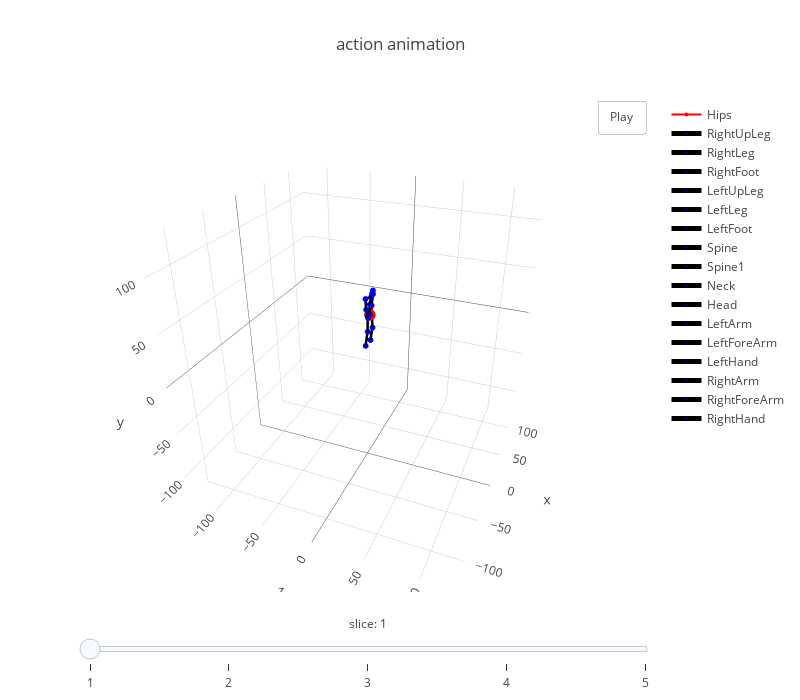

Write notebook code for a chart like this one.
### Code cell
reader = DataReader(output_json_path)
reader.load_data()
print(reader.frames_num)
print(reader.joints_num)
reader.show_data(5)

### Figure 1 — Plotly figure (JSON) as saved in the notebook; plotly's stock layout.template omitted (floating-point values rounded to 4 significant figures)
{"data": [{"marker": {"color": "red", "size": 4}, "name": "Hips", "type": "scatter3d", "uid": "eb241c21-e9a7-46fa-aac1-b90239c97b87", "x": [1.147], "y": [32.8], "z": [1.716]}, {"line": {"color": "black", "width": 5}, "marker": {"color": "blue", "size": 2}, "name": "RightUpLeg", "type": "scatter3d", "uid": "80065726-de00-4ee5-a16d-69f6d10126a4", "x": [-2.455, 1.147], "y": [32.96, 32.8], "z": [1.154, 1.716]}, {"line": {"color": "black", "width": 5}, "marker": {"color": "blue", "size": 2}, "name": "RightLeg", "type": "scatter3d", "uid": "4022046e-9b41-473f-a134-fab105b00b53", "x": [-3.317, -2.455], "y": [17.28, 32.96], "z": [1.422, 1.154]}, {"line": {"color": "black", "width": 5}, "marker": {"color": "blue", "size": 2}, "name": "RightFoot", "type": "scatter3d", "uid": "5a7590d3-7876-4a59-abc6-b68894589226", "x": [-3.602, -3.317], "y": [1.981, 17.28], "z": [-0.462, 1.422]}, {"line": {"color": "black", "width": 5}, "marker": {"color": "blue", "size": 2}, "name": "LeftUpLeg", "type": "scatter3d", "uid": "40b5cd95-f55a-4709-8ae6-20354862b8aa", "x": [4.75, 1.147], "y": [32.64, 32.8], "z": [2.277, 1.716]}, {"line": {"color": "black", "width": 5}, "marker": {"color": "blue", "size": 2}, "name": "LeftLeg", "type": "scatter3d", "uid": "0ea8ee94-6e8a-4135-a9b7-b81d615331b3", "x": [6.607, 4.75], "y": [17.05, 32.64], "z": [2.353, 2.277]}, {"line": {"color": "black", "width": 5}, "marker": {"color": "blue", "size": 2}, "name": "LeftFoot", "type": "scatter3d", "uid": "191a6e1d-66ab-4c6d-bda8-7adf49786c94", "x": [8.619, 6.607], "y": [2.017, 17.05], "z": [-0.4261, 2.353]}, {"line": {"color": "black", "width": 5}, "marker": {"color": "blue", "size": 2}, "name": "Spine", "type": "scatter3d", "uid": "996a0fd9-d357-44f4-8cf3-c97974d06473", "x": [1.782, 1.147], "y": [43.07, 32.8], "z": [1.431, 1.716]}, {"line": {"color": "black", "width": 5}, "marker": {"color": "blue", "size": 2}, "name": "Spine1", "type": "scatter3d", "uid": "e85cc4b0-15e7-4acc-bf9e-e19b41850786", "x": [1.901, 1.782], "y": [50.79, 43.07], "z": [2.716, 1.431]}, {"line": {"color": "black", "width": 5}, "marker": {"color": "blue", "size": 2}, "name": "Neck", "type": "scatter3d", "uid": "56902a53-02be-435b-b1c8-7fba03bad9fd", "x": [1.987, 1.901], "y": [54.14, 50.79], "z": [3.536, 2.716]}, {"line": {"color": "black", "width": 5}, "marker": {"color": "blue", "size": 2}, "name": "Head", "type": "scatter3d", "uid": "2ce55889-6a2d-4933-bda5-aad005af78e6", "x": [2.073, 1.987], "y": [57.49, 54.14], "z": [4.356, 3.536]}, {"line": {"color": "black", "width": 5}, "marker": {"color": "blue", "size": 2}, "name": "LeftArm", "type": "scatter3d", "uid": "d52ddc4c-a4df-4807-8754-809a5f0a6d64", "x": [8.565, 1.901], "y": [50.75, 50.79], "z": [1.925, 2.716]}, {"line": {"color": "black", "width": 5}, "marker": {"color": "blue", "size": 2}, "name": "LeftForeArm", "type": "scatter3d", "uid": "4eaa910d-1903-4185-aed4-bdc736530364", "x": [6.452, 8.565], "y": [40.02, 50.75], "z": [1.441, 1.925]}, {"line": {"color": "black", "width": 5}, "marker": {"color": "blue", "size": 2}, "name": "LeftHand", "type": "scatter3d", "uid": "ab606054-a1d3-451a-8a4f-4aa64c7690ce", "x": [4.382, 6.452], "y": [31.82, 40.02], "z": [2.49, 1.441]}, {"line": {"color": "black", "width": 5}, "marker": {"color": "blue", "size": 2}, "name": "RightArm", "type": "scatter3d", "uid": "ec386a3b-05cf-4abf-96bb-1da0d7da2014", "x": [-4.047, 1.901], "y": [50.8, 50.79], "z": [-0.3889, 2.716]}, {"line": {"color": "black", "width": 5}, "marker": {"color": "blue", "size": 2}, "name": "RightForeArm", "type": "scatter3d", "uid": "3bcc8a12-0917-4225-9e56-e42780aaa151", "x": [-3.435, -4.047], "y": [39.88, 50.8], "z": [-0.02944, -0.3889]}, {"line": {"color": "black", "width": 5}, "marker": {"color": "blue", "size": 2}, "name": "RightHand", "type": "scatter3d", "uid": "d5137329-dcae-4441-ab41-12eb13c0e697", "x": [-3.079, -3.435], "y": [31.55, 39.88], "z": [1.717, -0.02944]}], "layout": {"autosize": false, "height": 700, "scene": {"aspectratio": {"x": 1, "y": 1, "z": 1}, "camera": {"eye": {"x": -1.743, "y": 1.071, "z": 0.71}, "up": {"x": 0, "y": 1, "z": 0}}, "xaxis": {"range": [-130, 130]}, "yaxis": {"range": [-130, 130]}, "zaxis": {"range": [-130, 130]}}, "sliders": [{"currentvalue": {"font": {"size": 12}, "prefix": "slice: ", "visible": true, "xanchor": "center"}, "len": 1, "steps": [{"args": [["frame1"], {"frame": {"duration": 10, "redraw": true}, "mode": "immediate", "transition": {"duration": 0}}], "label": "1", "method": "animate"}, {"args": [["frame2"], {"frame": {"duration": 10, "redraw": true}, "mode": "immediate", "transition": {"duration": 0}}], "label": "2", "method": "animate"}, {"args": [["frame3"], {"frame": {"duration": 10, "redraw": true}, "mode": "immediate", "transition": {"duration": 0}}], "label": "3", "method": "animate"}, {"args": [["frame4"], {"frame": {"duration": 10, "redraw": true}, "mode": "immediate", "transition": {"duration": 0}}], "label": "4", "method": "animate"}, {"args": [["frame5"], {"frame": {"duration": 10, "redraw": true}, "mode": "immediate", "transition": {"duration": 0}}], "label": "5", "method": "animate"}], "transition": {"duration": 0}, "x": 0, "y": 0}], "title": {"text": "action animation"}, "updatemenus": [{"buttons": [{"args": [null], "label": "Play", "method": "animate"}], "pad": {"r": 10, "t": 0}, "showactive": false, "type": "buttons", "x": 1, "xanchor": "right", "y": 1, "yanchor": "top"}], "width": 800}}
